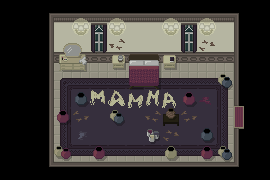

This is a level from a 2D game, rendered from its Tiled map with the project's own tilesets. A one-line summary and the map file follow, with tile-layer data summarised:
An orthogonal 15x10 tile map with 18x18 px tiles, 3 tile layers (Livello tile 1, Furniture, Foreground), 4 tilesets and 20 objects.

<map version="1.10" tiledversion="1.11.0" orientation="orthogonal" renderorder="right-down" width="15" height="10" tilewidth="18" tileheight="18" infinite="0" nextlayerid="6" nextobjectid="30">
 <tileset firstgid="1" source="../../TILEMAPS/Tilemap 2/Tilemap2.tsx" />
 <tileset firstgid="171" source="../../TILEMAPS/Tilemap1/Tilemap1.tsx" />
 <tileset firstgid="324" source="../../TILEMAPS/Furniture/Furniture.tsx" />
 <tileset firstgid="702" source="../../TILEMAPS/Furniture/Furniture2.tsx" />
 <layer id="1" name="Livello tile 1" width="15" height="10">
  <data>[150 cells, 150 non-empty, 27 distinct tile ids]</data>
 </layer>
 <layer id="2" name="Furniture" width="15" height="10">
  <data>[150 cells, 37 non-empty, 28 distinct tile ids]</data>
 </layer>
 <objectgroup id="3" name="Collisioni">
  <object id="5" x="54" y="162" width="180" height="18" />
  <object id="7" x="216" y="72" width="18" height="18" />
  <object id="8" x="180" y="90" width="18" height="18" />
  <object id="9" x="162" y="108" width="18" height="18" />
  <object id="10" x="144" y="126" width="18" height="18" />
  <object id="11" x="162" y="144" width="18" height="18" />
  <object id="12" x="198" y="144" width="36" height="18" />
  <object id="13" x="198" y="126" width="18" height="18" />
  <object id="14" x="90" y="144" width="18" height="18" />
  <object id="15" x="54" y="144" width="18" height="18" />
  <object id="16" x="54" y="108" width="18" height="18" />
  <object id="17" x="72" y="90" width="18" height="18" />
  <object id="18" x="108" y="108" width="18" height="18" />
  <object id="20" x="36" y="0" width="216" height="54" />
  <object id="21" x="54" y="54" width="36" height="18" />
  <object id="22" x="126" y="54" width="36" height="36" />
  <object id="23" x="162" y="54" width="18" height="18" />
  <object id="24" x="108" y="54" width="18" height="18" />
  <object id="26" x="36" y="54" width="18" height="126" />
  <object id="27" x="234" y="54" width="18" height="126" />
 </objectgroup>
 <layer id="5" name="Foreground" width="15" height="10">
  <data>[150 cells, 0 non-empty, 0 distinct tile ids]</data>
 </layer>
</map>
